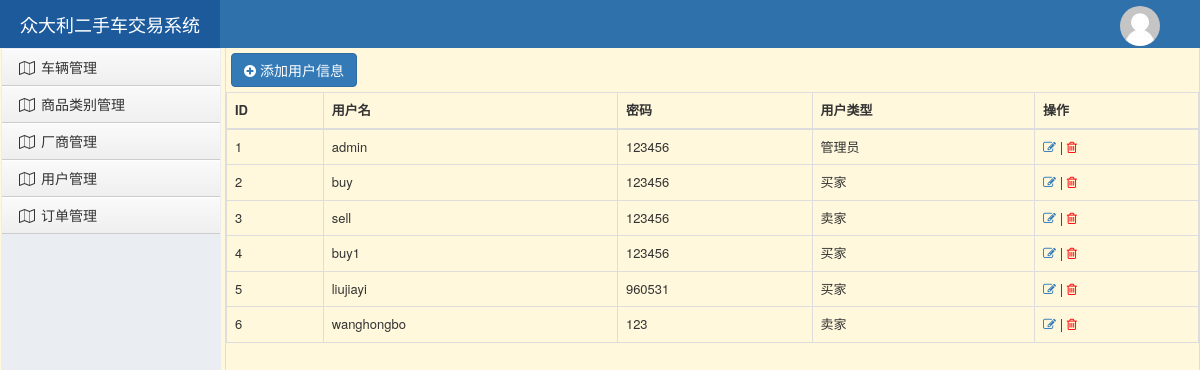
Before: /data/userlist/ with the older database file.
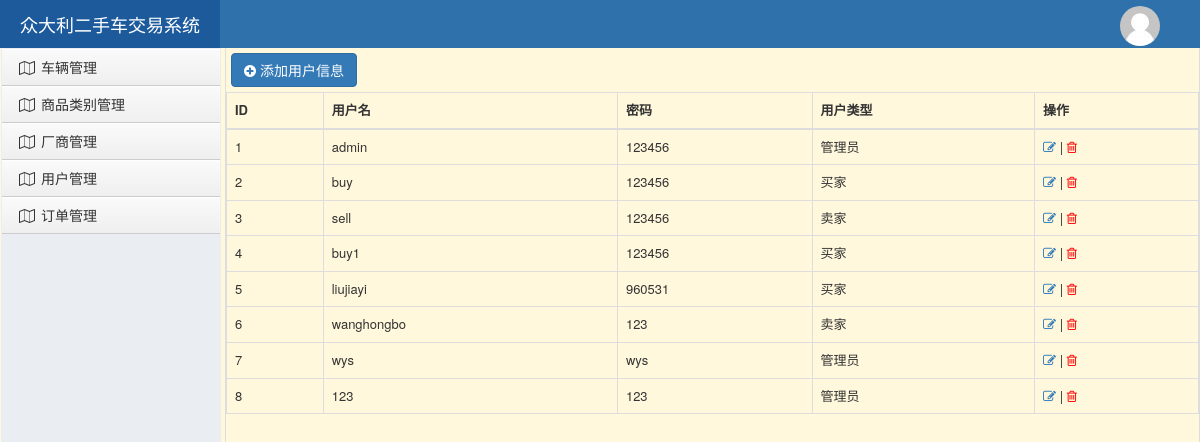
After: the same page with the newer database file.
### data/models.py (models this page shows, shortened)
class UserManager(models.Model):
    username = models.CharField(verbose_name="用户名", max_length=32)
    password = models.CharField(verbose_name="密码", max_length=64)
    usertype = models.CharField(verbose_name='用户类型', max_length=32)

### data/views/home.py (the view)
def userlist(request):
    user_queryset = models.UserManager.objects.all()
    return render(request, 'userlist.html', {"user_queryset": user_queryset})

### data/templates/userlist.html (shortened to what this page needs)
{% extends 'adminlayout.html' %}
{% block content %}
    <div style="margin: 5px;">
<a href="/data/adduser/" class="btn btn-primary"><i class="fa fa-plus-circle" aria-hidden="true"></i> 添加用户信息</a>
    </div>
    <table class="table table-bordered">
        <thead>
            <tr>
                <th>ID</th>
                <th>用户名</th>
                <th>密码</th>
                <th>用户类型</th>
                <th>操作</th>
            </tr>
        </thead>
        <tbody>
            {% for row in user_queryset %}
                <tr>
                    <td>{{ row.id }}</td>
                    <td>{{ row.username }}</td>
                    <td>{{ row.password }}</td>
                    <td>{{ row.usertype }}</td>
                    <td>
                        <a href="/data/edituser/{{ row.id }}"><i class="fa fa-pencil-square-o" aria-hidden="true"></i></a>
                        |
                        <a href="/data/deluser/{{ row.id }}" style="color: red;">
                             <i class="fa fa-trash-o" aria-hidden="true"></i>
                        </a>
                    </td>
                </tr>
            {% endfor %}
        </tbody>
    </table>
{% endblock %}

Changed rows visible on the page:
added UserManager: id "7", username "wys", password "wys", usertype "管理员"
added UserManager: id "8", username "123", password "123", usertype "管理员"
